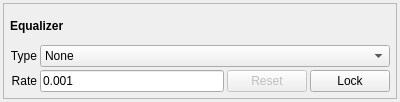
<?xml version="1.0" encoding="UTF-8"?>
<ui version="4.0">
 <class>EqualizerControl</class>
 <widget class="QWidget" name="EqualizerControl">
  <property name="geometry">
   <rect>
    <x>0</x>
    <y>0</y>
    <width>400</width>
    <height>102</height>
   </rect>
  </property>
  <property name="windowTitle">
   <string>Form</string>
  </property>
  <layout class="QGridLayout" name="gridLayout">
   <property name="leftMargin">
    <number>3</number>
   </property>
   <property name="topMargin">
    <number>3</number>
   </property>
   <property name="rightMargin">
    <number>3</number>
   </property>
   <property name="bottomMargin">
    <number>3</number>
   </property>
   <property name="spacing">
    <number>0</number>
   </property>
   <item row="0" column="0">
    <widget class="QFrame" name="frame">
     <property name="frameShape">
      <enum>QFrame::StyledPanel</enum>
     </property>
     <property name="frameShadow">
      <enum>QFrame::Raised</enum>
     </property>
     <layout class="QGridLayout" name="gridLayout_2">
      <property name="leftMargin">
       <number>6</number>
      </property>
      <property name="topMargin">
       <number>6</number>
      </property>
      <property name="rightMargin">
       <number>6</number>
      </property>
      <property name="bottomMargin">
       <number>6</number>
      </property>
      <property name="spacing">
       <number>3</number>
      </property>
      <item row="4" column="0">
       <widget class="QLabel" name="label_3">
        <property name="text">
         <string>Rate</string>
        </property>
        <property name="alignment">
         <set>Qt::AlignRight|Qt::AlignTrailing|Qt::AlignVCenter</set>
        </property>
       </widget>
      </item>
      <item row="4" column="1">
       <widget class="QLineEdit" name="rateEdit">
        <property name="text">
         <string>0.001</string>
        </property>
       </widget>
      </item>
      <item row="4" column="3">
       <widget class="QPushButton" name="lockedButton">
        <property name="enabled">
         <bool>true</bool>
        </property>
        <property name="text">
         <string>Lock</string>
        </property>
        <property name="checkable">
         <bool>true</bool>
        </property>
       </widget>
      </item>
      <item row="4" column="2">
       <widget class="QPushButton" name="pushButton">
        <property name="enabled">
         <bool>false</bool>
        </property>
        <property name="text">
         <string>Reset</string>
        </property>
       </widget>
      </item>
      <item row="3" column="0">
       <widget class="QLabel" name="label_2">
        <property name="text">
         <string>Type</string>
        </property>
        <property name="alignment">
         <set>Qt::AlignRight|Qt::AlignTrailing|Qt::AlignVCenter</set>
        </property>
       </widget>
      </item>
      <item row="3" column="1" colspan="3">
       <widget class="QComboBox" name="typeCombo">
        <item>
         <property name="text">
          <string>None</string>
         </property>
        </item>
        <item>
         <property name="text">
          <string>Constant Modulus Algorithm</string>
         </property>
        </item>
       </widget>
      </item>
      <item row="0" column="0" colspan="4">
       <widget class="QLabel" name="label">
        <property name="text">
         <string>&lt;b&gt;Equalizer&lt;/b&gt;</string>
        </property>
       </widget>
      </item>
     </layout>
    </widget>
   </item>
  </layout>
 </widget>
 <resources/>
 <connections/>
</ui>
